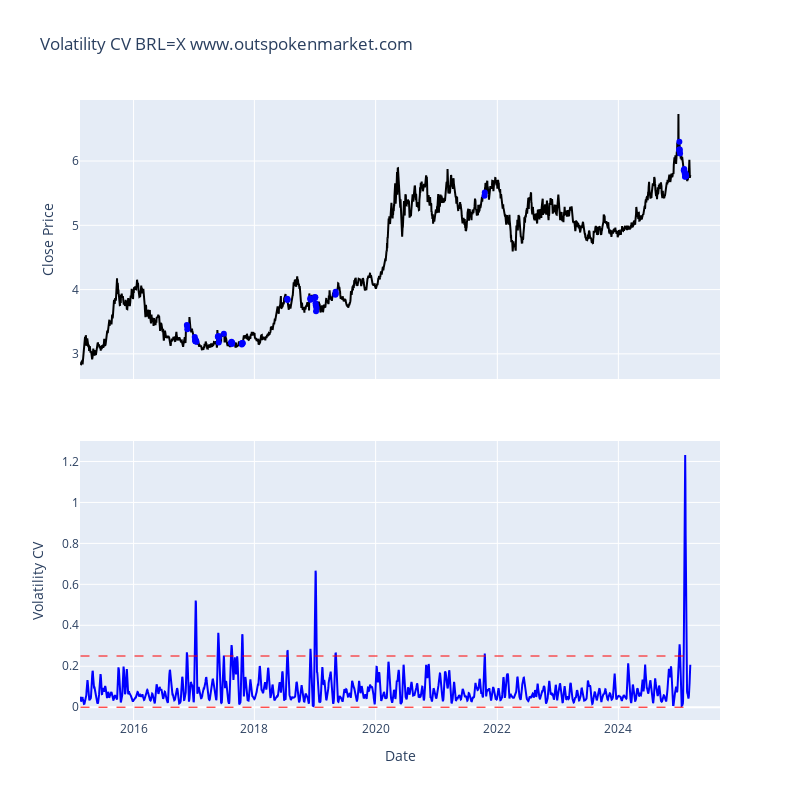

Notebook source saved alongside this figure:
### Code cell
# Subplots
fig = make_subplots(rows = 2, cols = 1, shared_xaxes = True, vertical_spacing = 0.1)

# Plot ativo
fig.add_trace(
    go.Scatter(x = df1.index, y = df1["Close"], mode = "lines", name = "Close Price", line = dict(color = "black")),
    row = 1, col = 1
)

# Marque os pontos onde a taxa de volatilidade está acima da taxa
ratio_high = 0.25
above_ratio = df1["Volatility_CV"] > ratio_high
fig.add_trace(
    go.Scatter(x = df1.index[above_ratio], y = df1["Close"][above_ratio], mode = "markers", marker = dict(color = "blue", symbol = "circle"), name = f"Volatility_CV > {above_ratio}")
    ,row = 1, col = 1
)

# Marque os pontos onde o CV de volatilidade está abaixo da proporção
ratio_low = 0.0
below_ratio = df1["Volatility_CV"] < ratio_low
fig.add_trace(
    go.Scatter(x = df1.index[below_ratio], y = df1["Close"][below_ratio], mode = "markers", marker = dict(color = "red", symbol = "circle"), name = f"Volatility_CV < {below_ratio}")
    ,row = 1, col = 1
)

# Plot Volatidade CV
fig.add_trace(
    go.Scatter(x = df1.index, y = df1["Volatility_CV"], mode = "lines", name = "Volatility CV", line = dict(color = "blue"))
   ,row = 2, col = 1
)

# Linha horizontal para limite
fig.add_shape(
    go.layout.Shape(type = "line", line = dict(color = "red", width = 1, dash = "dash"),
                    y0 = ratio_high, y1 = ratio_high, x0 = df1.index.min(), x1 = df1.index.max())
    ,row = 2, col = 1
)

fig.add_shape(
    go.layout.Shape(type = "line", line = dict(color = "red", width = 1, dash = "dash"),
                    y0 = ratio_low, y1 = ratio_low, x0 = df1.index.min(), x1 = df1.index.max())
    ,row = 2, col = 1
)

# Ajustando o layout para os subplots
fig.update_layout(
    height = 800, width = 800
    ,title = "Volatility CV " + str(ticker1) + " www.outspokenmarket.com"
    ,xaxis2 = dict(title = "Date")
    ,yaxis = dict(title = "Close Price")
    ,yaxis2 = dict(title = "Volatility CV")
    ,showlegend = False
)

fig.update_layout(hovermode = "x unified")

# Código para excluir datas vazias do gráfico
dt_all = pd.date_range(start = df1.index[0]
                       , end = df1.index[-1]
                       , freq = "D")
dt_all_py = [d.to_pydatetime() for d in dt_all]
dt_obs_py = [d.to_pydatetime() for d in df1.index]

dt_breaks = [d for d in dt_all_py if d not in dt_obs_py]

fig.update_xaxes(
    rangebreaks = [dict(values = dt_breaks)]
)

fig.show()

### Figure 1 — Plotly figure (JSON) as saved in the notebook; plotly's stock layout.template omitted (floating-point values rounded to 4 significant figures; data arrays with more than 128 entries replaced by an {"elided": "..."} marker saying what was removed)
{"data": [{"line": {"color": "black"}, "mode": "lines", "name": "Close Price", "type": "scatter", "x": {"elided": "2621 str values"}, "xaxis": "x", "y": {"elided": "2621 float values"}, "yaxis": "y"}, {"marker": {"color": "blue", "symbol": "circle"}, "mode": "markers", "name": "Volatility_CV > Date\n2015-02-17    False\n2015-02-18    False\n2015-02-19    False\n2015-02-20    False\n2015-02-23    False\n              ...  \n2025-03-04    False\n2025-03-05    False\n2025-03-06    False\n2025-03-07    False\n2025-03-10    False\nName: Volatility_CV, Length: 2621, dtype: bool", "type": "scatter", "x": ["2016-11-17T00:00:00", "2016-11-18T00:00:00", "2016-11-21T00:00:00", "2017-01-04T00:00:00", "2017-01-05T00:00:00", "2017-01-06T00:00:00", "2017-01-09T00:00:00", "2017-01-10T00:00:00", "2017-01-11T00:00:00", "2017-01-12T00:00:00", "2017-01-13T00:00:00", "2017-05-23T00:00:00", "2017-05-24T00:00:00", "2017-05-25T00:00:00", "2017-05-26T00:00:00", "2017-05-29T00:00:00", "2017-05-30T00:00:00", "2017-06-28T00:00:00", "2017-08-11T00:00:00", "2017-08-14T00:00:00", "2017-08-15T00:00:00", "2017-08-16T00:00:00", "2017-08-17T00:00:00", "2017-08-18T00:00:00", "2017-10-16T00:00:00", "2017-10-17T00:00:00", "2017-10-18T00:00:00", "2017-10-19T00:00:00", "2017-10-20T00:00:00", "2018-07-17T00:00:00", "2018-07-18T00:00:00", "2018-07-19T00:00:00", "2018-12-03T00:00:00", "2018-12-04T00:00:00", "2018-12-05T00:00:00", "2018-12-28T00:00:00", "2018-12-31T00:00:00", "2019-01-01T00:00:00", "2019-01-02T00:00:00", "2019-01-03T00:00:00", "2019-01-04T00:00:00", "2019-01-07T00:00:00", "2019-01-08T00:00:00", "2019-01-09T00:00:00", "2019-05-02T00:00:00", "2019-05-03T00:00:00", "2019-05-06T00:00:00", "2021-10-18T00:00:00", "2021-10-19T00:00:00", "2024-12-31T00:00:00", "2025-01-02T00:00:00", "2025-01-03T00:00:00", "2025-01-06T00:00:00", "2025-01-07T00:00:00", "2025-01-29T00:00:00", "2025-01-30T00:00:00", "2025-01-31T00:00:00", "2025-02-03T00:00:00", "2025-02-04T00:00:00", "2025-02-05T00:00:00", "2025-02-06T00:00:00", "2025-02-07T00:00:00", "2025-02-10T00:00:00", "2025-02-11T00:00:00", "2025-02-12T00:00:00"], "xaxis": "x", "y": [3.451, 3.432, 3.382, 3.263, 3.214, 3.198, 3.222, 3.195, 3.194, 3.196, 3.187, 3.265, 3.269, 3.274, 3.273, 3.178, 3.255, 3.312, 3.174, 3.178, 3.187, 3.168, 3.151, 3.173, 3.146, 3.17, 3.156, 3.17, 3.165, 3.856, 3.836, 3.849, 3.865, 3.841, 3.851, 3.872, 3.874, 3.88, 3.88, 3.786, 3.755, 3.661, 3.734, 3.712, 3.919, 3.966, 3.937, 5.458, 5.511, 6.178, 6.3, 6.151, 6.181, 6.115, 5.856, 5.857, 5.874, 5.841, 5.806, 5.757, 5.803, 5.76, 5.803, 5.787, 5.765], "yaxis": "y"}, {"marker": {"color": "red", "symbol": "circle"}, "mode": "markers", "name": "Volatility_CV < Date\n2015-02-17    False\n2015-02-18    False\n2015-02-19    False\n2015-02-20    False\n2015-02-23    False\n              ...  \n2025-03-04    False\n2025-03-05    False\n2025-03-06    False\n2025-03-07    False\n2025-03-10    False\nName: Volatility_CV, Length: 2621, dtype: bool", "type": "scatter", "x": [], "xaxis": "x", "y": [], "yaxis": "y"}, {"line": {"color": "blue"}, "mode": "lines", "name": "Volatility CV", "type": "scatter", "x": {"elided": "2621 str values"}, "xaxis": "x2", "y": {"elided": "2621 float values"}, "yaxis": "y2"}], "layout": {"height": 800, "hovermode": "x unified", "shapes": [{"line": {"color": "red", "dash": "dash", "width": 1}, "type": "line", "x0": "2015-02-17T00:00:00", "x1": "2025-03-10T00:00:00", "xref": "x2", "y0": 0.25, "y1": 0.25, "yref": "y2"}, {"line": {"color": "red", "dash": "dash", "width": 1}, "type": "line", "x0": "2015-02-17T00:00:00", "x1": "2025-03-10T00:00:00", "xref": "x2", "y0": 0, "y1": 0, "yref": "y2"}], "showlegend": false, "title": {"text": "Volatility CV BRL=X www.outspokenmarket.com"}, "width": 800, "xaxis": {"anchor": "y", "autorange": true, "domain": [0, 1], "matches": "x2", "range": ["2015-02-14 20:26:32.0497", "2025-07-15 14:22:48.4472"], "rangebreaks": [{"values": {"elided": "1054 str values"}}], "showspikes": true, "showticklabels": false, "type": "date"}, "xaxis2": {"anchor": "y2", "autorange": true, "domain": [0, 1], "range": ["2015-02-14 20:26:32.0497", "2025-07-15 14:22:48.4472"], "rangebreaks": [{"values": {"elided": "1054 str values"}}], "showspikes": true, "title": {"text": "Date"}, "type": "date"}, "yaxis": {"anchor": "x", "autorange": true, "domain": [0.55, 1], "range": [2.609, 6.949], "showspikes": false, "title": {"text": "Close Price"}, "type": "linear"}, "yaxis2": {"anchor": "x2", "autorange": true, "domain": [0, 0.45], "range": [-0.06255, 1.3], "showspikes": false, "title": {"text": "Volatility CV"}, "type": "linear"}}}
